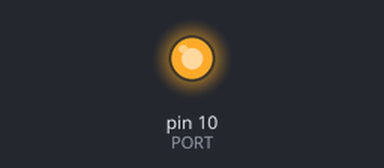
Bench run of a sketch on a simulated Arduino Uno, built with avr-gcc and run on an emulated ATmega328P. Shown: output pins drawn as LEDs (lit = HIGH).

Above: at 0.9 s.
At 6.7 s:
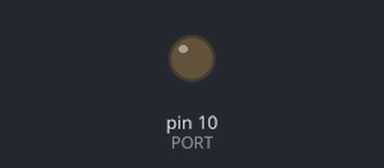
Timing chart, 0 to 7.0 s (numbered marks = the images above):
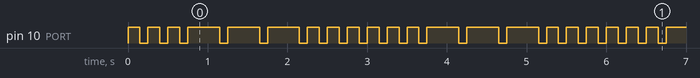

The sketch:

ardunio3.ino
```cpp
int PORT = 10;

void setup() {
  // put your setup code here, to run once:
  pinMode(PORT, 10);
}

void loop() {
  // put your main code here, to run repeatedly:
  int i = 0;

  for(i = 0; i < 3; i++) {
      digitalWrite(PORT, HIGH);
      delay(150);
      digitalWrite(PORT, LOW);
      delay(100);
    }

  for(i = 0; i < 3; i++) {
      digitalWrite(PORT, HIGH);
      delay(400);
      digitalWrite(PORT, LOW);
      delay(100);
    }

  for(i = 0; i < 3; i++) {
      digitalWrite(PORT, HIGH);
      delay(150);
      digitalWrite(PORT, LOW);
      delay(100);
    }

}
```

Measured:
- by itself, pin 10 (PORT): repeats every 3.0 s: 2 × (LOW 0.10 s, HIGH 0.15 s), 3 × (LOW 0.10 s, HIGH 0.40 s), 4 × (LOW 0.10 s, HIGH 0.15 s)
- by itself, everything shown: repeats every 3.0 s, in 18 steps
